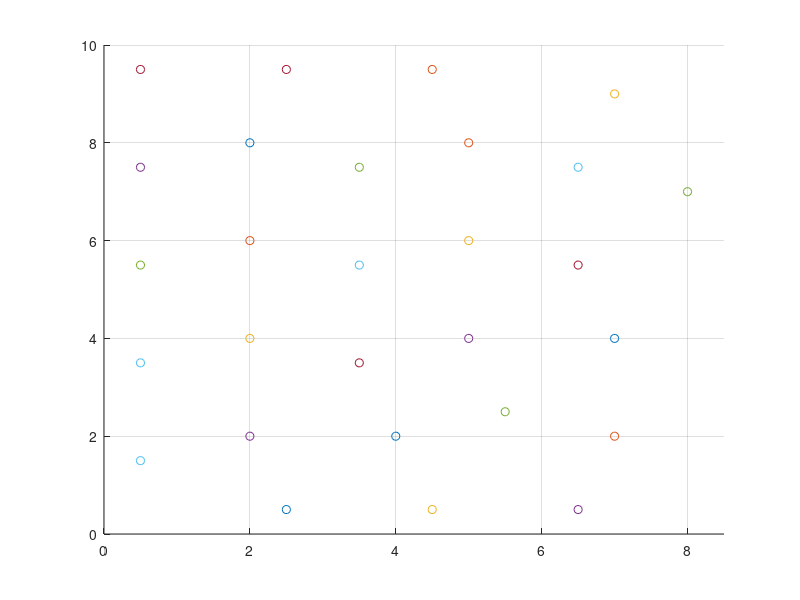

This figure's MATLAB source:
clear all;

area_x=8.5;         % target area
area_y=10;
grid_interval=0.5;	% interval between adjacent grid points
r=1.5;              % cover range of an aggregator
waf=3.1;            % attenuation factor through the wall

% m by n grid matrix
m=ceil(area_y/grid_interval)-1;
n=ceil(area_x/grid_interval)-1; 

location=zeros(m,n);

figure(1)
axis([0 area_x 0 area_y]);
grid on

coordi_x1=grid_interval:grid_interval:(area_x-grid_interval); % all (x,y) coordination
coordi_y1=flipud((grid_interval:grid_interval:(area_y-grid_interval))'); 
coordi_x=repmat(coordi_x1,[length(coordi_y1),1]); % (x,y) coordination of grid points
coordi_y=repmat(coordi_y1,[1,length(coordi_x1),]);

cover = zeros(m,n);
aggregator_x = [];
aggregator_y = [];

for i=1:length(coordi_x1)
	for j=1:length(coordi_y1)
        if location(j,i) ~= 1
            dist = sqrt((coordi_x1(i)-coordi_x).^2 + (coordi_y1(j)-coordi_y).^2);
            temp = (dist<=r);

            cover(j,i) = sum(sum(temp));
        end
    end
end

while sum(sum(cover)) > 0
    [val idx] = max(cover); % idx(idx1) is y coordination
    [val1 idx1] = max(val); % idx1 is x coordination

    cover(idx(idx1),idx1) = 0;
    for p=1:length(coordi_x1)
        for q=1:length(coordi_y1)
            dist = sqrt((coordi_x(idx(idx1),idx1)-coordi_x).^2 + (coordi_y(idx(idx1),idx1)-coordi_y).^2);
            temp = ~(dist<=r);
        end
    end
    cover = cover .* temp;

    aggregator_x = [aggregator_x idx1];
    aggregator_y = [aggregator_y idx(idx1)];
    hold on
    scatter(coordi_x(idx(idx1),idx1), coordi_y(idx(idx1), idx1), 'r*')
end
% hold on
% for i=1:length(aggregator_y)
%     scatter(coordi_x(aggregator_y(i),aggregator_x(i)), coordi_y(aggregator_y(i), aggregator_x(i)), 'r*')
% end

clear i; clear j; clear p; clear q;
